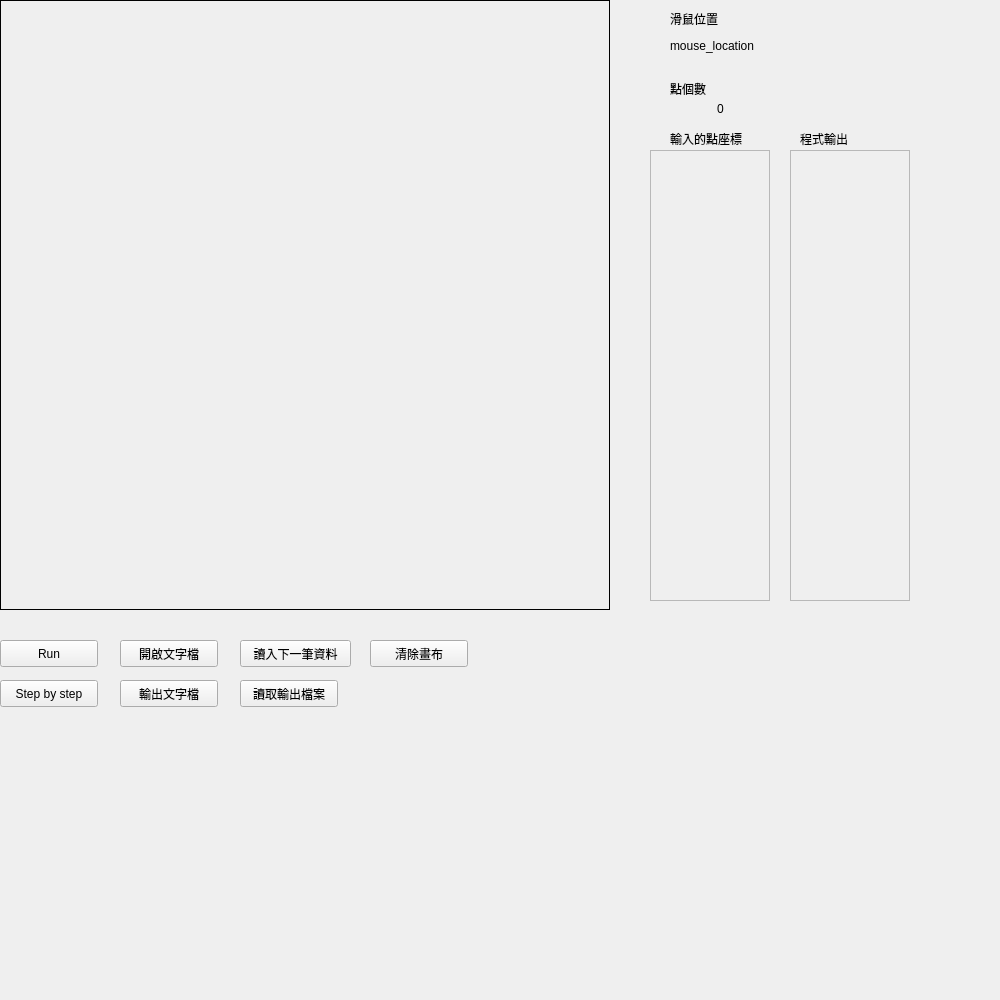
<?xml version="1.0" encoding="UTF-8"?>
<ui version="4.0">
 <class>Form</class>
 <widget class="QWidget" name="Form">
  <property name="geometry">
   <rect>
    <x>0</x>
    <y>0</y>
    <width>1000</width>
    <height>1000</height>
   </rect>
  </property>
  <property name="sizePolicy">
   <sizepolicy hsizetype="Fixed" vsizetype="Fixed">
    <horstretch>0</horstretch>
    <verstretch>0</verstretch>
   </sizepolicy>
  </property>
  <property name="windowTitle">
   <string>Form</string>
  </property>
  <widget class="QPushButton" name="step_button">
   <property name="geometry">
    <rect>
     <x>0</x>
     <y>680</y>
     <width>98</width>
     <height>27</height>
    </rect>
   </property>
   <property name="text">
    <string>Step by step</string>
   </property>
  </widget>
  <widget class="QPushButton" name="open_button">
   <property name="geometry">
    <rect>
     <x>120</x>
     <y>640</y>
     <width>98</width>
     <height>27</height>
    </rect>
   </property>
   <property name="text">
    <string>開啟文字檔</string>
   </property>
  </widget>
  <widget class="QPushButton" name="output_button">
   <property name="geometry">
    <rect>
     <x>120</x>
     <y>680</y>
     <width>98</width>
     <height>27</height>
    </rect>
   </property>
   <property name="text">
    <string>輸出文字檔</string>
   </property>
  </widget>
  <widget class="QPushButton" name="clear_button">
   <property name="geometry">
    <rect>
     <x>370</x>
     <y>640</y>
     <width>98</width>
     <height>27</height>
    </rect>
   </property>
   <property name="text">
    <string>清除畫布</string>
   </property>
  </widget>
  <widget class="QPushButton" name="Run_button">
   <property name="geometry">
    <rect>
     <x>0</x>
     <y>640</y>
     <width>98</width>
     <height>27</height>
    </rect>
   </property>
   <property name="text">
    <string>Run</string>
   </property>
  </widget>
  <widget class="QLabel" name="mouse_location">
   <property name="geometry">
    <rect>
     <x>670</x>
     <y>30</y>
     <width>141</width>
     <height>31</height>
    </rect>
   </property>
   <property name="text">
    <string>mouse_location</string>
   </property>
  </widget>
  <widget class="QStackedWidget" name="canvas">
   <property name="geometry">
    <rect>
     <x>0</x>
     <y>0</y>
     <width>610</width>
     <height>610</height>
    </rect>
   </property>
   <property name="frameShape">
    <enum>QFrame::Panel</enum>
   </property>
   <widget class="QWidget" name="page"/>
   <widget class="QWidget" name="page_2"/>
  </widget>
  <widget class="QScrollArea" name="scrollArea">
   <property name="geometry">
    <rect>
     <x>650</x>
     <y>150</y>
     <width>120</width>
     <height>451</height>
    </rect>
   </property>
   <property name="widgetResizable">
    <bool>true</bool>
   </property>
   <widget class="QWidget" name="scrollAreaWidgetContents">
    <property name="geometry">
     <rect>
      <x>0</x>
      <y>0</y>
      <width>118</width>
      <height>449</height>
     </rect>
    </property>
    <property name="acceptDrops">
     <bool>true</bool>
    </property>
   </widget>
  </widget>
  <widget class="QLabel" name="label">
   <property name="geometry">
    <rect>
     <x>670</x>
     <y>10</y>
     <width>66</width>
     <height>17</height>
    </rect>
   </property>
   <property name="text">
    <string>滑鼠位置</string>
   </property>
  </widget>
  <widget class="QLabel" name="label_2">
   <property name="geometry">
    <rect>
     <x>670</x>
     <y>80</y>
     <width>66</width>
     <height>17</height>
    </rect>
   </property>
   <property name="text">
    <string>點個數</string>
   </property>
  </widget>
  <widget class="QLabel" name="point_num">
   <property name="geometry">
    <rect>
     <x>670</x>
     <y>100</y>
     <width>101</width>
     <height>17</height>
    </rect>
   </property>
   <property name="text">
    <string>0</string>
   </property>
   <property name="alignment">
    <set>Qt::AlignCenter</set>
   </property>
  </widget>
  <widget class="QPushButton" name="next_data">
   <property name="geometry">
    <rect>
     <x>240</x>
     <y>640</y>
     <width>111</width>
     <height>27</height>
    </rect>
   </property>
   <property name="autoFillBackground">
    <bool>false</bool>
   </property>
   <property name="text">
    <string>讀入下一筆資料</string>
   </property>
  </widget>
  <widget class="QPushButton" name="reload_output">
   <property name="geometry">
    <rect>
     <x>240</x>
     <y>680</y>
     <width>98</width>
     <height>27</height>
    </rect>
   </property>
   <property name="text">
    <string>讀取輸出檔案</string>
   </property>
  </widget>
  <widget class="QLabel" name="label_3">
   <property name="geometry">
    <rect>
     <x>670</x>
     <y>130</y>
     <width>91</width>
     <height>17</height>
    </rect>
   </property>
   <property name="text">
    <string>輸入的點座標</string>
   </property>
  </widget>
  <widget class="QScrollArea" name="output_area">
   <property name="geometry">
    <rect>
     <x>790</x>
     <y>150</y>
     <width>120</width>
     <height>451</height>
    </rect>
   </property>
   <property name="widgetResizable">
    <bool>true</bool>
   </property>
   <widget class="QWidget" name="scrollAreaWidgetContents_2">
    <property name="geometry">
     <rect>
      <x>0</x>
      <y>0</y>
      <width>118</width>
      <height>449</height>
     </rect>
    </property>
   </widget>
  </widget>
  <widget class="QLabel" name="label_4">
   <property name="geometry">
    <rect>
     <x>800</x>
     <y>130</y>
     <width>66</width>
     <height>17</height>
    </rect>
   </property>
   <property name="text">
    <string>程式輸出</string>
   </property>
  </widget>
 </widget>
 <resources/>
 <connections/>
</ui>
